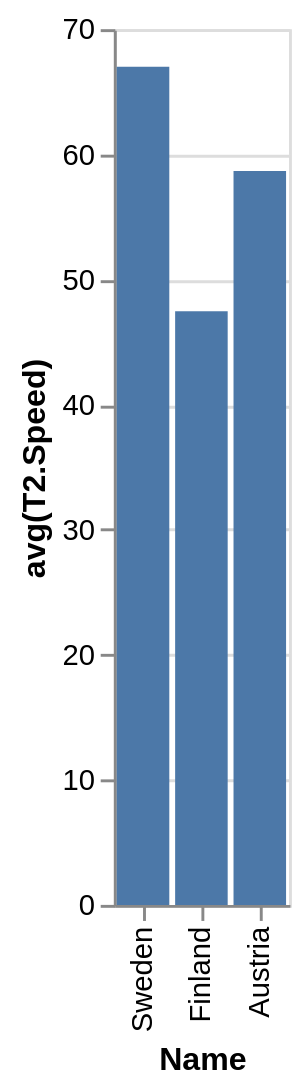

Write a Vega-Lite specification for this figure.
### Vega-Lite specification from a JSON file in a GitHub repository (floating-point values rounded to 4 significant figures)
{"data": {"values": [{"x_data": "Sweden", "y_data": 67}, {"x_data": "Finland", "y_data": 47.45}, {"x_data": "Austria", "y_data": 58.67}]}, "mark": "bar", "encoding": {"x": {"field": "x_data", "type": "nominal", "title": "Name", "sort": "descending"}, "y": {"field": "y_data", "type": "quantitative", "title": "avg(T2.Speed)"}}}
